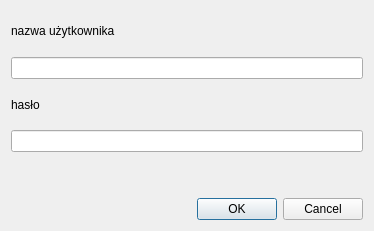
<?xml version="1.0" encoding="UTF-8"?>
<ui version="4.0">
 <class>newUser</class>
 <widget class="QDialog" name="newUser">
  <property name="geometry">
   <rect>
    <x>0</x>
    <y>0</y>
    <width>374</width>
    <height>231</height>
   </rect>
  </property>
  <property name="windowTitle">
   <string>WYŚLIJ DO</string>
  </property>
  <layout class="QVBoxLayout" name="verticalLayout">
   <item>
    <widget class="QLabel" name="label">
     <property name="text">
      <string>nazwa użytkownika</string>
     </property>
    </widget>
   </item>
   <item>
    <widget class="QLineEdit" name="lineEdit"/>
   </item>
   <item>
    <widget class="QLabel" name="label_2">
     <property name="text">
      <string>hasło</string>
     </property>
    </widget>
   </item>
   <item>
    <widget class="QLineEdit" name="lineEdit_2"/>
   </item>
   <item>
    <spacer name="verticalSpacer">
     <property name="orientation">
      <enum>Qt::Vertical</enum>
     </property>
     <property name="sizeType">
      <enum>QSizePolicy::Fixed</enum>
     </property>
     <property name="sizeHint" stdset="0">
      <size>
       <width>20</width>
       <height>40</height>
      </size>
     </property>
    </spacer>
   </item>
   <item>
    <widget class="QDialogButtonBox" name="buttonBox">
     <property name="orientation">
      <enum>Qt::Horizontal</enum>
     </property>
     <property name="standardButtons">
      <set>QDialogButtonBox::Cancel|QDialogButtonBox::Ok</set>
     </property>
    </widget>
   </item>
  </layout>
 </widget>
 <resources/>
 <connections>
  <connection>
   <sender>buttonBox</sender>
   <signal>accepted()</signal>
   <receiver>newUser</receiver>
   <slot>accept()</slot>
   <hints>
    <hint type="sourcelabel">
     <x>248</x>
     <y>254</y>
    </hint>
    <hint type="destinationlabel">
     <x>157</x>
     <y>274</y>
    </hint>
   </hints>
  </connection>
  <connection>
   <sender>buttonBox</sender>
   <signal>rejected()</signal>
   <receiver>newUser</receiver>
   <slot>reject()</slot>
   <hints>
    <hint type="sourcelabel">
     <x>316</x>
     <y>260</y>
    </hint>
    <hint type="destinationlabel">
     <x>286</x>
     <y>274</y>
    </hint>
   </hints>
  </connection>
 </connections>
</ui>
